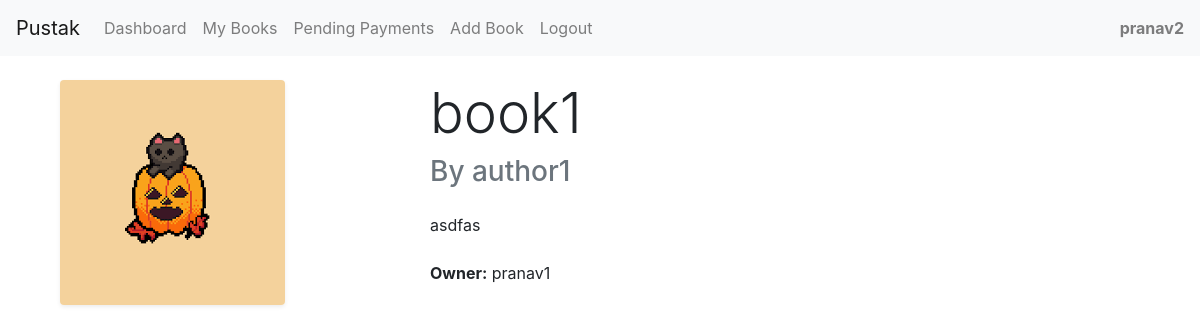
The page /book/7 (signed in) on the database its author committed.
### models.py (models this page shows)
class User(UserMixin, db.Model):
    id = db.Column(db.Integer, primary_key=True)
    username = db.Column(db.String(80), unique=True, nullable=False)
    email = db.Column(db.String(120), unique=True, nullable=False)
    password_hash = db.Column(db.String(128))
    books = db.relationship('Book', backref='owner', lazy=True)
    interests = db.relationship('Interest', backref='user', lazy=True)
    sent_requests = db.relationship('BookExchangeRequest',
                                  foreign_keys='BookExchangeRequest.requester_id',
                                  backref=db.backref('requester_user', lazy=True))
    received_requests = db.relationship('BookExchangeRequest',
                                      foreign_keys='BookExchangeRequest.owner_id',
                                      backref=db.backref('owner_user', lazy=True))

class Book(db.Model):
    id = db.Column(db.Integer, primary_key=True)
    title = db.Column(db.String(200), nullable=False)
    author = db.Column(db.String(200))
    description = db.Column(db.Text)
    image_path = db.Column(db.String(200))
    owner_id = db.Column(db.Integer, db.ForeignKey('user.id'), nullable=False)
    created_at = db.Column(db.DateTime, default=datetime.utcnow)
    is_available = db.Column(db.Boolean, default=True)
    price = db.Column(db.Float, nullable=True)  # New price field

### app.py (the view)
@app.route('/book/<int:book_id>')
@login_required
def book_details(book_id):
    book = Book.query.get_or_404(book_id)
    interests = Interest.query.filter_by(book_id=book_id).options(
        joinedload(Interest.user),
        joinedload(Interest.exchange_book)
    ).all()
    return render_template('book_details.html', book=book, interests=interests)

### app.py (called while the page is built)
@login_manager.user_loader
def load_user(user_id):
    return User.query.get(int(user_id))

### templates/book_details.html (shortened to what this page needs)
{% extends "base.html" %}
{% block content %}
<div class="container mt-4">
    <div class="row">
        <div class="col-md-4">
            {% if book.image_path %}
                <img src="{{ url_for('static', filename='uploads/' + book.image_path) }}"
                     alt="{{ book.title }}"
                     class="img-fluid rounded shadow-sm"
                     style="max-width: 300px;">
            {% endif %}
        </div>
        <div class="col-md-8">
            <h1 class="display-4 mb-2">{{ book.title }}</h1>
            <h3 class="text-muted mb-4">By {{ book.author }}</h3>
            {% if book.description %}
                <p class="mb-4">{{ book.description }}</p>
            {% endif %}
            <div class="mb-4">
                <strong>Owner:</strong> {{ book.owner.username }}
            </div>
        </div>
    </div>
</div>
{% endblock %}

### templates/base.html (shortened to what this page needs)
<!DOCTYPE html>
<html lang="en">
<head>
    <link rel="stylesheet" href="https://cdn.jsdelivr.net/npm/bootstrap@4.4.1/dist/css/bootstrap.min.css">
</head>
<body>
    <nav class="navbar navbar-expand-lg navbar-light bg-light">
        <a class="navbar-brand" href="/">Pustak</a>
        <div class="collapse navbar-collapse" id="navbarSupportedContent">
            <ul class="navbar-nav mr-auto">
                <li class="nav-item">
                    <a class="nav-link" href="{{ url_for('dashboard') }}">Dashboard</a>
                </li>
                 <li class="nav-item">
                    <a class="nav-link" href="{{ url_for('my_books') }}">My Books</a>
                </li>
                <li class="nav-item">
                    <a class="nav-link" href="{{ url_for('pending_payments') }}">Pending Payments</a>
                </li>
                {% if current_user.is_authenticated %}
                    <li class="nav-item">
                        <a class="nav-link" href="{{ url_for('add_book') }}">Add Book</a>
                    </li>
                    <li class="nav-item">
                        <a class="nav-link" href="{{ url_for('logout') }}">Logout</a>
                    </li>
                {% endif %}
            </ul>
            {% if current_user.is_authenticated %}
                <span class="navbar-text ml-auto">
                    <strong>{{ current_user.username }}</strong>
                </span>
            {% endif %}
        </div>
    </nav>
    <div class="container mt-4">
        {% block content %}{% endblock %}
    </div>
</body>
</html>

### rows shown on the page
User: username "pranav2"
Book: image_path (picture), title "book1", author "author1", description "asdfas"
User: owner.username "pranav1"
